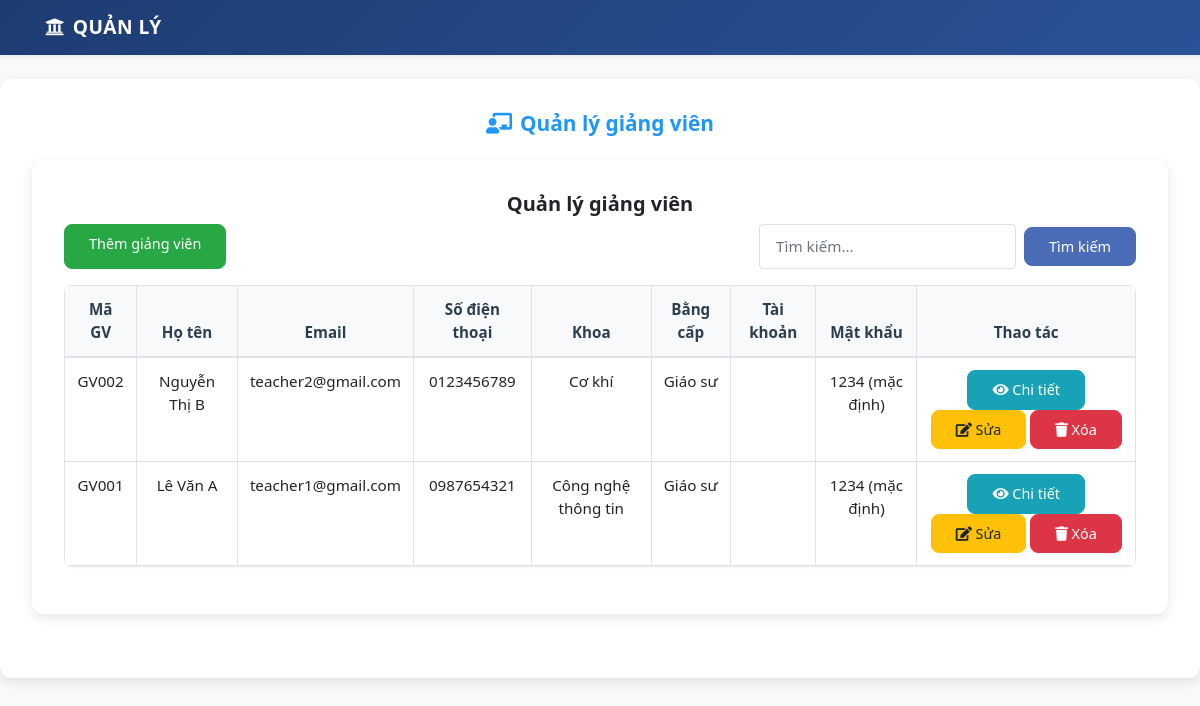
Screenshot of /modules/giaovien/index.php with the database file from the repository.
### tables this page shows
CREATE TABLE giaovien (
    
    ma_gv VARCHAR(10) PRIMARY KEY,
    ho_ten VARCHAR(100) NOT NULL,
    gioi_tinh ENUM('Nam', 'Nữ') NOT NULL,
    ngay_sinh DATE,
    dia_chi TEXT,
    email VARCHAR(100) UNIQUE,
    so_dien_thoai VARCHAR(15),
    ma_khoa VARCHAR(10),
    ma_bangcap VARCHAR(10),
    ngay_vao_lam DATE,
    trang_thai TINYINT(1) DEFAULT 1,
    FOREIGN KEY (ma_khoa) REFERENCES khoa(ma_khoa),
    FOREIGN KEY (ma_bangcap) REFERENCES bangcap(ma_bangcap)
);

CREATE TABLE khoa (
    ma_khoa VARCHAR(10) PRIMARY KEY,
    ten_khoa VARCHAR(100) NOT NULL
);

CREATE TABLE bangcap (
    ma_bangcap VARCHAR(10) PRIMARY KEY,
    ten_bangcap VARCHAR(50) NOT NULL,
    he_so_luong DECIMAL(10,2) ,
    he_so DECIMAL(3,1) NOT NULL
);

### config/auth.php (called while the page is built, shortened)
<?php
function isLoggedIn()
{
    return isset($_SESSION['user_id']);
}

### modules/giaovien/index.php (the view, shortened to what this page needs)
<?php
require_once '../header.php';
$database = new Database();
$conn = $database->getConnection();
$search = isset($_GET['search']) ? $_GET['search'] : '';
$sql = "SELECT gv.*, k.ten_khoa, bc.ten_bangcap, u.username as tai_khoan
        FROM giaovien gv
        LEFT JOIN khoa k ON gv.ma_khoa = k.ma_khoa
        LEFT JOIN bangcap bc ON gv.ma_bangcap = bc.ma_bangcap
        LEFT JOIN users u ON gv.ma_gv = u.ma_gv
        WHERE gv.ho_ten LIKE :search
        OR gv.email LIKE :search
        ORDER BY gv.ma_gv DESC";
$stmt = $conn->prepare($sql);
$stmt->execute([':search' => "%$search%"]);
$giaoviens = $stmt->fetchAll(PDO::FETCH_ASSOC);
echo getHeader("Quản lý giảng viên");
?>
<head>
    <link rel="stylesheet" href="https://stackpath.bootstrapcdn.com/bootstrap/4.5.2/css/bootstrap.min.css">
    <link rel="stylesheet" href="<?= $root_path ?>assets/css/style.css">
    <link rel="stylesheet" href="https://cdnjs.cloudflare.com/ajax/libs/font-awesome/5.15.4/css/all.min.css">
</head>
<div class="container mt-4">
    <h2>Quản lý giảng viên</h2>
    <div class="d-flex justify-content-between mb-3">
        <a href="them.php" class="btn btn-success">Thêm giảng viên</a>
        <form class="form-inline">
            <input type="text" name="search" class="form-control" placeholder="Tìm kiếm..."
                value="<?= htmlspecialchars($search) ?>">
            <button type="submit" class="btn btn-primary ml-2">Tìm kiếm</button>
        </form>
    </div>
    <div class="table-responsive">
        <table class="table table-bordered">
            <thead>
                <tr>
                    <th>Mã GV</th>
                    <th>Họ tên</th>
                    <th>Email</th>
                    <th>Số điện thoại</th>
                    <th>Khoa</th>
                    <th>Bằng cấp</th>
                    <th>Tài khoản</th>
                    <th>Mật khẩu</th>
                    <th>Thao tác</th>
                </tr>
            </thead>
            <tbody>
                <?php foreach ($giaoviens as $gv): ?>
                    <tr>
                        <td><?= $gv['ma_gv'] ?></td>
                        <td><?= htmlspecialchars($gv['ho_ten']) ?></td>
                        <td><?= htmlspecialchars($gv['email']) ?></td>
                        <td><?= htmlspecialchars($gv['so_dien_thoai']) ?></td>
                        <td><?= htmlspecialchars($gv['ten_khoa']) ?></td>
                        <td><?= htmlspecialchars($gv['ten_bangcap']) ?></td>
                        <td><?= htmlspecialchars($gv['tai_khoan']) ?></td>
                        <td>1234 (mặc định)</td>
                        <td class="action-buttons">
                            <a href="chitiet.php?id=<?= $gv['ma_gv'] ?>" class="btn btn-info btn-sm">
                                <i class="fas fa-eye"></i> Chi tiết
                            </a>
                            <a href="sua.php?id=<?= $gv['ma_gv'] ?>" class="btn btn-warning btn-sm">
                                <i class="fas fa-edit"></i> Sửa
                            </a>
                            <a href="xoa.php?id=<?= $gv['ma_gv'] ?>" class="btn btn-danger btn-sm"
                                onclick="return confirm('Bạn có chắc muốn xóa giảng viên này?')">
                                <i class="fas fa-trash"></i> Xóa
                            </a>
                        </td>
                    </tr>
                <?php endforeach; ?>
            </tbody>
        </table>
    </div>
</div>
</body>
</html>

### assets/css/style.css (style rules this page uses)
body { background-color: #f8f9fa; font-family: "Segoe UI", Tahoma, Geneva, Verdana, sans-serif; }
.container.mt-4 { max-width: 1000px; padding: 1.5rem; margin-top: 1.5rem; font-size: 0.95rem; text-align: left; }
h1, h2, h3, h4 { font-weight: 600; font-size: 1.25rem; }
.btn { font-size: 0.9rem; padding: 0.4rem 1.2rem; }
.table { background: #fff; border-radius: 8px; overflow: hidden; box-shadow: 0 1px 3px rgba(0, 0, 0, 0.1); }
.table thead th { background: #f8f9fa; border-bottom: 2px solid #dee2e6; color: #2c3e50; font-weight: 600; }
.form-control { border-radius: 8px; border: 1px solid #e0e0e0; padding: 0.75rem 1rem; transition: all 0.3s ease; }
.form-control { height: auto !important; padding: 0.5rem 1rem; }
.form-control { border-radius: 4px; min-height: 38px; }
.btn { border-radius: 8px; padding: 0.5rem 1.5rem; font-weight: 500; transition: all 0.3s ease; }
.btn-primary { background: #4b6cb7; border-color: #4b6cb7; }
input.form-control { font-size: 0.95rem; padding: 0.65rem 1rem; }
.container.mt-4 { max-width: 1200px; margin: 2rem auto; padding: 2rem 2rem; background-color: #ffffff; border-radius: 12px; box-shadow: 0 4px 12px rgba(0, 0, 0, 0.1); transition: box-shadow 0.3s ease; }
.container.mt-4 { max-width: 1200px; margin: 2rem auto; padding: 2rem; background-color: #ffffff; border-radius: 12px; box-shadow: 0 4px 12px rgba(0, 0, 0, 0.1); font-family: "Segoe UI", Tahoma, Geneva, Verdana, sans-serif; text-align: center; transition: box-shadow 0.3s ease; }

### rows the page displays
giaovien: ma_gv "GV002", ho_ten "Nguyễn Thị B", email "teacher2@gmail.com", so_dien_thoai "0123456789", ma_khoa.ten_khoa "Cơ khí", ma_bangcap.ten_bangcap "Giáo sư"
giaovien: ma_gv "GV001", ho_ten "Lê Văn A", email "teacher1@gmail.com", so_dien_thoai "0987654321", ma_khoa.ten_khoa "Công nghệ thông tin", ma_bangcap.ten_bangcap "Giáo sư"

### other values shown
$title "Quản lý giảng viên"
